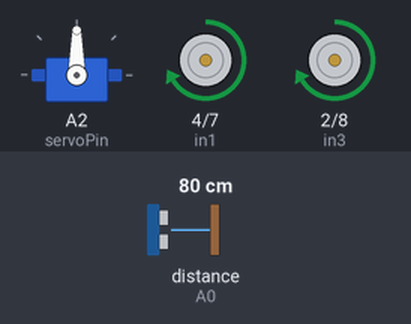
The sketch below on a simulated Arduino Uno, built with avr-gcc and run on an emulated ATmega328P. Parts: servo, motor-driver pin pairs drawn as motors (green arrow = first pin HIGH = forward, orange = second pin HIGH = backward, longer = more drive, scaled by the enable pin). Wiring (inferred from the names in the program): ultrasonic range finder: trigger A1; echo A0. The inputs (shaded band) are chosen by the test bench; at power-on: distance to the obstacle (sensor on A0) 80 cm. The echo pulse lasts 58.3 µs per cm.

Above: at 1.2 s.
1.3 s: distance to the obstacle (sensor on A0) set to 12 cm
4.2 s: distance to the obstacle (sensor on A0) set to 9 cm
At 4.7 s:
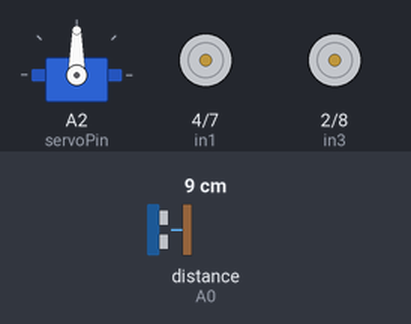
At 7.0 s:
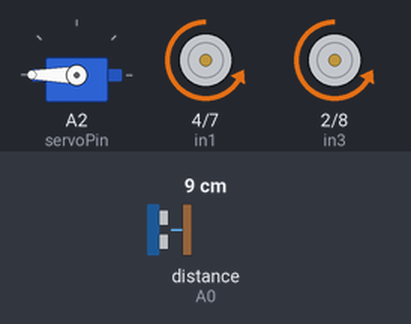
11.2 s: distance to the obstacle (sensor on A0) set to 2 cm
At 14.8 s:
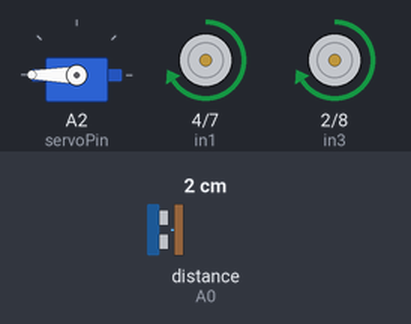
Timing chart, 0 to 15.2 s (numbered marks = the images above; inputs shaded):
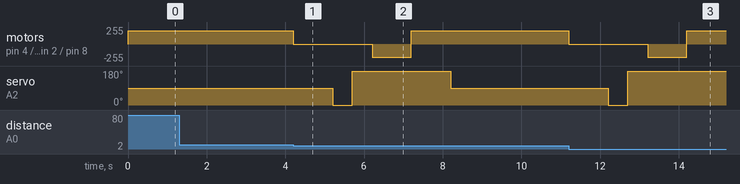

The sketch:

Rover_Code.ino
```cpp
// Rover_Code.ino
// Authors: Jacob Edge

//-------------------------------

#include <Servo.h>

// Motor left
int enA = 5;
int in1 = 4; // left backword
int in2 = 7; // left forward

// Motor right
int enB = 6;
int in3 = 2; // right backword
int in4 = 8; // right forward

// Ultrasonic sensor
int trigPin = A1;
int echoPin = A0;

// Servo motor
Servo servoMotor;
int servoPin = A2;

void setup() {
// Motor setup
  pinMode(enA, OUTPUT);
  pinMode(in1, OUTPUT);
  pinMode(in2, OUTPUT);
  pinMode(enB, OUTPUT);
  pinMode(in3, OUTPUT);
  pinMode(in4, OUTPUT);

// Ultrasonic sensor setup
  pinMode(trigPin, OUTPUT);
  pinMode(echoPin, INPUT);

  servoMotor.attach(servoPin);

  Serial.begin(9600);
}

unsigned long obstacleDetectionStartTime = 0;
const unsigned long obstacleDetectionDelay = 3000; // 3 seconds

void loop() {
// Move forward if no obstacles
  if (!isObstacle()) {
    moveForward();
  } else {
   if (millis() - obstacleDetectionStartTime >= obstacleDetectionDelay) {
// Obstacle detected, stop and check right
    stopMotors();
    delay(1000);

    servoMotor.write(0); // Point the ultrasonic sensor to the right
    delay(500);

    if (!isObstacle()) {
  // No obstacle on the right, turn right
      turn90Degrees(1);
      delay(1000);
    } else {
// Obstacle on the right, check left
    servoMotor.write(180); // Point the ultrasonic sensor to the left
    delay(500);

    if (!isObstacle()) {
  // No obstacle on the left, turn left
      turn90Degrees(-1);
      delay(1000);
    } else {
  // Obstacle on both sides, back up
      moveBackward();
      delay(1000);
  }
}

// Move forward after turning
  moveForward();
  delay(1000);

// Move the servo back to the center
  servoMotor.write(90);
// Reset the obstacle detection start time
  obstacleDetectionStartTime = millis();
    }
  }
}

void moveForward() {
  digitalWrite(in1, HIGH);
  digitalWrite(in2, LOW);
  analogWrite(enA, 200);

  digitalWrite(in3, HIGH);
  digitalWrite(in4, LOW);
  analogWrite(enB, 200);
}

void moveBackward() {
  digitalWrite(in1, LOW);
  digitalWrite(in2, HIGH);
  analogWrite(enA, 200);

  digitalWrite(in3, LOW);
  digitalWrite(in4, HIGH);
  analogWrite(enB, 200);
}

void turnLeft(int degrees) {
  digitalWrite(in1, LOW);
  digitalWrite(in2, HIGH);
  analogWrite(enA, 90);

  digitalWrite(in3, HIGH);
  digitalWrite(in4, LOW);
  analogWrite(enB, 120);
  delay(degrees * 10);
  stopMotors();
}

void turnRight(int degrees) {
  digitalWrite(in1, HIGH);
  digitalWrite(in2, LOW);
  analogWrite(enA, 120);

  digitalWrite(in3, LOW);
  digitalWrite(in4, HIGH);
  analogWrite(enB, 90);
  delay(degrees * 10);
  stopMotors();
}

void stopMotors() {
  digitalWrite(in1, LOW);
  digitalWrite(in2, LOW);
  digitalWrite(in3, LOW);
  digitalWrite(in4, LOW);
}

void turn90Degrees(int direction) {
  if (direction == 1) {
  // Turn right
    turnRight(90);
  } else {
    // Turn left
    turnLeft(90);
  }
}

bool isObstacle() {
  digitalWrite(trigPin, LOW);
  delayMicroseconds(2);

  digitalWrite(trigPin, HIGH);
  delayMicroseconds(10);
  digitalWrite(trigPin, LOW);

  long duration = pulseIn(echoPin, HIGH);
  // Calculate distance in cm
  int distance = duration / 58;

  return distance < 10;
}
```

Measured:
- the behaviour switches between 11 and 10 cm on distance to the obstacle (sensor on A0) (found by bisection; images 0 and 1)
- after the input at 1.3 s, every drawn part: stays the same
- after the input at 4.2 s, motor on pin 4 (in1) / pin 7 (in2), motor on pin 2 (in3) / pin 8 (in4): forward 200/255 → stopped at once, → backward 200/255 2.0 s later, → forward 200/255 1.0 s later; servo on A2 (servoPin): 90° → 0° after 1.0 s, → 180° 0.50 s later, → 90° 2.5 s later
